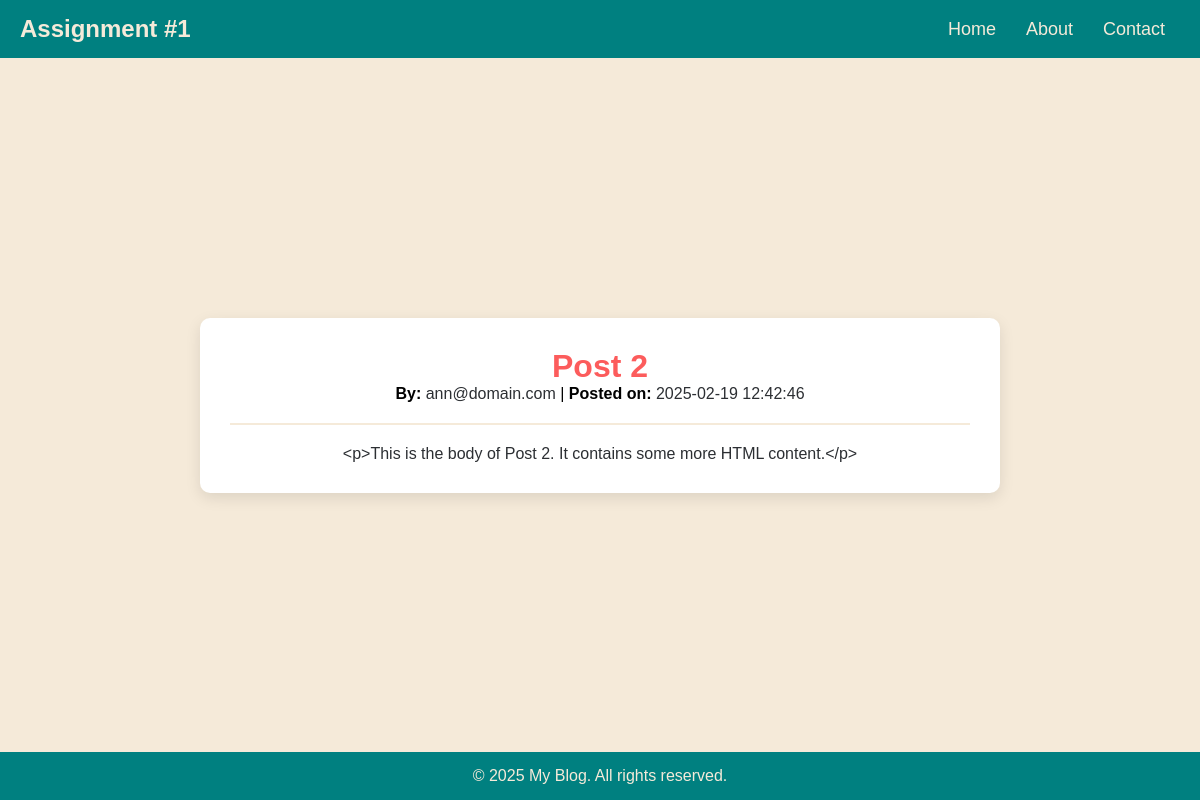
Screenshot of /display.php?article_id=2 with the database file from the repository.
### tables this page shows
CREATE TABLE articles (
        article_id INTEGER PRIMARY KEY AUTOINCREMENT, 
        title TEXT NOT NULL, 
        body TEXT NOT NULL,  -- Allows HTML content
        create_date TEXT NOT NULL DEFAULT CURRENT_TIMESTAMP, -- Stores UTC timestamp
        start_date TEXT, -- Optional, allows scheduling
        end_date TEXT, -- Optional, allows expiration
        contributor_username TEXT NOT NULL, -- Should be an email
        FOREIGN KEY(contributor_username) REFERENCES users(username) ON DELETE CASCADE
    );

### display.php (the view, shortened to what this page needs)
<?php
$db = new SQLite3('users.db');
if (isset($_GET['article_id']) && is_numeric($_GET['article_id'])) {
    $article_id = intval($_GET['article_id']);
    $stmt = $db->prepare("SELECT * FROM articles WHERE article_id = :article_id");
    $stmt->bindValue(':article_id', $article_id, SQLITE3_INTEGER);
    $result = $stmt->execute();
    $article = $result->fetchArray(SQLITE3_ASSOC);
} else {
    $error_message = "No article selected.";
}
?>
<!DOCTYPE html>
<html lang="en">
<head>
    <link rel="stylesheet" href="styles.css">
</head>
<body>
    <nav class="navbar">
        <div class="logo">Assignment #1</div>
        <ul class="nav-links">
            <li><a href="index.html">Home</a></li>
            <li><a href="about.php">About</a></li>
            <li><a href="contact.php">Contact</a></li>
        </ul>
    </nav>
    <div class="content-wrapper">
        <div class="container">
            <?php if (isset($error_message)) : ?>
                <p class="error-message"><?php echo $error_message; ?></p>
            <?php else : ?>
                <h1 class="accentText"><?php echo htmlspecialchars($article['title']); ?></h1>
                <p><strong>By:</strong> <span class="text"><?php echo htmlspecialchars($article['contributor_username']); ?></span> | <strong>Posted on:</strong> <span class="text"><?php echo htmlspecialchars($article['create_date']); ?></span></p>
                <hr>
                <p class="text"><?php echo nl2br(htmlspecialchars($article['body'])); ?></p>
            <?php endif; ?>
        </div>
    </div>
    <footer class="footer">
        <p>© <?php echo date("Y"); ?> My Blog. All rights reserved.</p>
    </footer>
</body>
</html>

### styles.css (style rules this page uses)
body { background: #F5EAD9; }
.accentText { color: #fc5c5c; }
.text { color: #2C2F33; }
* { margin: 0; padding: 0; box-sizing: border-box; font-family: "Arial", sans-serif; }
.navbar { display: flex; justify-content: space-between; align-items: center; background: #008080; padding: 15px 20px; color: #F5EAD9; }
.navbar .logo { font-size: 24px; font-weight: bold; }
.nav-links { list-style: none; display: flex; }
.nav-links li { margin: 0 15px; }
.nav-links a { text-decoration: none; color: #F5EAD9; font-size: 18px; transition: 0.3s ease-in-out; }
.footer { text-align: center; background: #008080; color: #F5EAD9; padding: 15px 0; position: relative; width: 100%; bottom: 0; }
hr { border: 1px solid #F5EAD9; width: 100%; margin: 20px 0; }

### display.php (style rules this page uses)
body { display: flex; flex-direction: column; min-height: 100vh; margin: 0; }
.content-wrapper { flex: 1; display: flex; justify-content: center; align-items: center; padding: 50px 20px; }
.container { background: white; padding: 30px; border-radius: 10px; box-shadow: 0 5px 15px rgba(0, 0, 0, 0.1); width: 90%; max-width: 800px; text-align: center; }

### rows the page displays
articles: title "Post 2", contributor_username "ann@domain.com", create_date "2025-02-19 12:42:46", body "<p>This is the body of Post 2. It contains some more HTML content.</p>"
